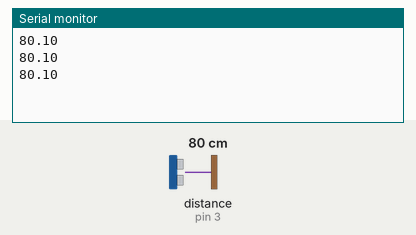
Bench run of a sketch on a simulated Arduino Uno, built with avr-gcc and run on an emulated ATmega328P. Shown: the last lines printed to the serial monitor. Wiring (inferred from the names in the program): ultrasonic range finder: trigger pin 4; echo pin 3. The test bench sets the inputs (shaded band); at power-on: distance to the obstacle (sensor on pin 3) 80 cm. The echo pulse lasts 58.3 µs per cm.

Above: at 1.8 s.
1.9 s: distance to the obstacle (sensor on pin 3) set to 2 cm
At 2.31 s:
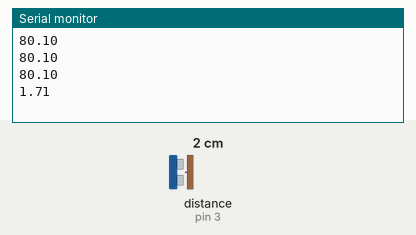
3.4 s: distance to the obstacle (sensor on pin 3) set to 4 cm
At 3.9 s:
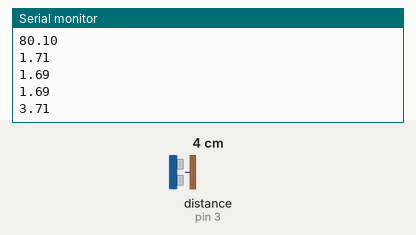
Timing chart, 0 to 6.4 s (numbered marks = the images above; inputs shaded):
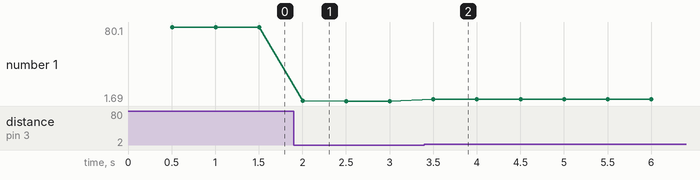

Measured:
- after the input at 1.9 s, the serial monitor: prints a new line after 0.10 s (image 1)
- after the input at 3.4 s, the serial monitor: prints a new line after 0.10 s (image 2)
- plotted number 1: 80.1 → 1.69 after the input at 1.9 s, 1.69 → 3.71 after the input at 3.4 s

The sketch:

ultrasonic-sensor.ino
```cpp
#define ECHO_PIN 3
#define TRIGGER_PIN 4

unsigned long lastTimeUltrasonicTrigger = millis();
unsigned long ultrasonicTriggerInterval = 500;

void triggerUltrasonic() {
    digitalWrite(TRIGGER_PIN, LOW);
    delayMicroseconds(2);
    digitalWrite(TRIGGER_PIN, HIGH);
    delayMicroseconds(10);
    digitalWrite(TRIGGER_PIN, LOW);
}

double getUltrasonicDistance() {
    double distanceMicroseconds = pulseIn(ECHO_PIN, HIGH);
    double distanceCentimeters = distanceMicroseconds / 58.0;
    return distanceCentimeters;
}

void setup() {
  Serial.begin(9600);
  pinMode(ECHO_PIN, INPUT);
  pinMode(TRIGGER_PIN, OUTPUT);
}

void loop() {
    unsigned long timeNow = millis();
    if (timeNow - lastTimeUltrasonicTrigger > ultrasonicTriggerInterval) {
        lastTimeUltrasonicTrigger += ultrasonicTriggerInterval;
        triggerUltrasonic();
        Serial.println(getUltrasonicDistance());
    }

}
  
```
